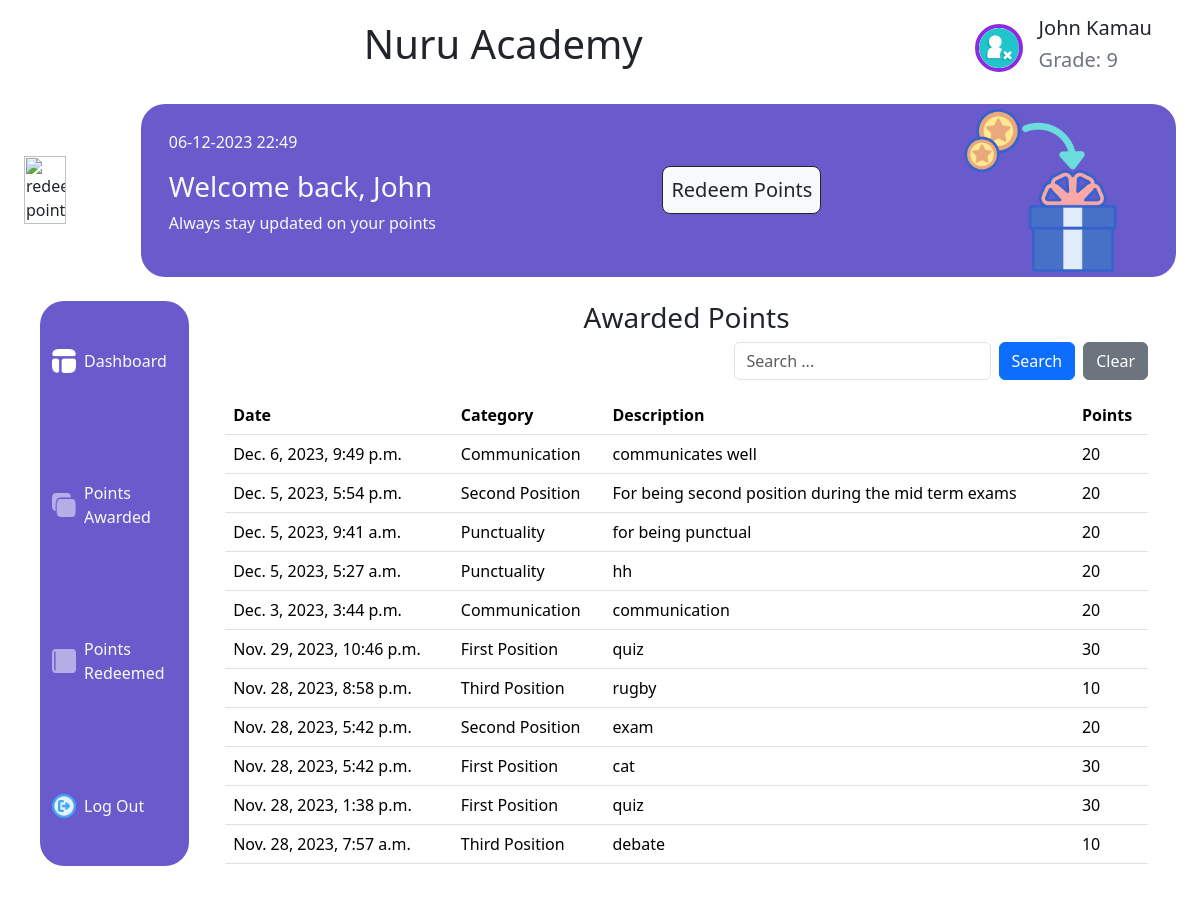
Page /points-awarded/ (signed in) on the committed database.
### base/models.py (models this page shows, shortened)
class StudentProfile(models.Model):
    user = models.OneToOneField(CustomUser, on_delete=models.CASCADE,
                                primary_key=True)
    grade = models.CharField(max_length=10, null=True, blank=True)
    adm_no = models.PositiveIntegerField(null=True, blank=True, unique=True)
    parent_contact = models.CharField(max_length=15, null=True, blank=True)

class CustomUser(AbstractUser):
    first_name = models.CharField(max_length=30, blank=False)
    last_name = models.CharField(max_length=30, blank=False)
    is_student = models.BooleanField(default=False)
    is_teacher = models.BooleanField(default=False)
    created_at = models.DateTimeField(auto_now_add=True)
    updated_at = models.DateTimeField(auto_now=True)

class PointTransaction(models.Model):
    student = models.ForeignKey(
        CustomUser,
        related_name='receiving_point',
        on_delete=models.CASCADE,
        limit_choices_to={'is_student': True}
    )
    teacher = models.ForeignKey(
        CustomUser,
        related_name='giving_point',
        on_delete=models.CASCADE,
        limit_choices_to={'is_teacher': True}
    )
    category = models.ForeignKey(PointCategory, on_delete=models.CASCADE)
    description = models.TextField()
    created_at = models.DateTimeField(auto_now_add=True)
    updated_at = models.DateTimeField(auto_now=True)
    class Meta:
        ordering = ['-created_at', '-category']

class PointCategory(models.Model):
    name = models.CharField(max_length=50)
    description = models.CharField(max_length=255)
    point = models.PositiveIntegerField(null=False, blank=False)
    created_at = models.DateTimeField(auto_now_add=True)
    updated_at = models.DateTimeField(auto_now=True)

### base/views.py (the view)
# urls.py: path("points-awarded/", points_awarded, name="points-awarded"),
@user_passes_test(lambda u: u.is_authenticated and u.is_student,
                  login_url='login')
def points_awarded(request):
    q = request.GET.get('q') if request.GET.get('q') is not None else ''
    points = PointTransaction.objects.filter(
        Q(student=request.user) &
        (
            Q(description__icontains=q) |
            Q(created_at__icontains=q) |
            Q(student__username__icontains=q) |
            Q(student__first_name__icontains=q) |
            Q(student__last_name__icontains=q) |
            Q(category__name__icontains=q)
        )
    )
    bios = StudentProfile.objects.filter(user=request.user)[0]
    context = {
            'points': points,
            'bios': bios
    }
    return render(request, "base/points_awarded.html", context)

### base/templates/base/points_awarded.html (shortened to what this page needs)
{% extends "base/dashboard.html" %}
{% load static %}
{% block content %}
<div class="row align-items-start">
    <div class="text-center">
        <h3>Awarded Points</h3>
    </div>
    <form class="form-inline d-flex justify-content-end" method="get" action="{% url 'points-awarded' %}">
        <div class="form-group me-2">
          <input type="text" class="form-control" name="q" placeholder="Search ...">
        </div>
        <button type="submit" class="btn btn-primary me-2">Search</button>
        <button class="btn btn-secondary ml-2" onclick="">Clear</button>
      </form>
    <div class="table-responsive" style="max-height: 480px;">
        <table class="table">
            <thead>
            <tr>
                <th scope="col">Date</th>
                <th scope="col">Category</th>
                <th scope="col">Description</th>
                <th scope="col">Points</th>
            </tr>
            </thead>
            <tbody>
                {% for point in points %}
                    <tr>
                        <td>{{ point.created_at }}</td>
                        <td>{{ point.category.name }}</td>
                        <td>{{ point.description }}</td>
                        <td>{{ point.category.point }}</td>
                    </tr>
                {% endfor %}
            </tbody>
        </table>
    </div>
</div>
{% endblock %}

### base/templates/base/dashboard.html (shortened to what this page needs)
{% load static %}
<html lang="en">
<head>
    <link href="https://cdn.jsdelivr.net/npm/bootstrap@5.3.2/dist/css/bootstrap.min.css" rel="stylesheet">
</head>
<body>
    <div class="d-flex justify-content-between align-items-center mx-5 mt-3">
        <div style="width:fit-content; margin: 0 auto;">
            <h1>Nuru Academy</h1>
        </div>
        <div class="d-flex justify-content-end align-items-center">
            <div class="px-3">
                <a href="{% url 'logout' %}">
                    <img src="{% static 'base/assets/user-logout.png' %}" alt="profile-icon" class="float-end align-contents-center rounded-circle" style="position:relative; border:4px solid blueviolet; width: 48px; height: 48px;">
                </a>
            </div>
            <div class="d-flex flex-column align-items-start">
                <h5 class="text-end font-weight-bold">{{ bios.user.first_name }} {{ bios.user.last_name }}</h5>
                {% if user.is_student %}
                    <h5 class="text-end text-secondary">Grade: {{ bios.grade }}</h5>
                {% endif %}
            </div>
        </div>
    </div>
    <section class="d-flex justify-content-between m-4 align-items-center">
        <div class="school-image">
            <img src="{% static 'base/assets/redeem-points-1-1.png' %}" class="img-fluid" style="width:60%; height:auto;" alt="redeem-points">
        </div>
        <div class="container-lg" style="background-color:hsl(248, 53%, 58%); border-radius: 24px;">
            <div class="row g-2 justify-content-center align-items-center">
                <div class="col-sm-6 col-lg-6 align-contents-center">
                    <div>
                        <p class="text-light ms-3">{% now "d-m-Y H:i" %}</p>
                        <div class="text-light ms-3">
                            <h3 class="">Welcome back, {{ bios.user.first_name }}</h3>
                            {% if user.is_student %}
                                <p class="">Always stay updated on your points</p>
                            {% elif user.is_teacher %}
                                <p class="">Always stay updated on students points</p>
                            {% endif %}
                        </div>
                    </div>
                </div>
                {% if user.is_student %}
                    <div class="col-sm-3 col-lg-3">
                        <a class="btn p-2 bg-light btn-lg border border-dark" href="{% url 'redeem-point' %}">Redeem Points</a>
                    </div>
                {% elif user.is_teacher %}
                    <div class="col-sm-3 col-lg-3">
                        <a class="btn p-2 bg-light btn-lg border border-dark" href="{% url 'award-point' %}">Award Points</a>
                    </div>
                {% endif %}
                <div class="col-sm-3 col-lg-3 text-center d-none d-md-block">
                    <img src="{% static 'base/assets/redeem-points-1.png' %}" alt="redeem-points" class="img-fluid" style="width:70%; height:auto;">
                </div>
            </div>
        </div>
    </section>
    <section class="d-flex justify-content-between m-3 align-items-start">
        <div class="container text-light mx-4 pt-5 pb-5 justify-content-between align-items-start d-flex flex-column" style="background-color:hsl(248, 53%, 58%); width: 15%; min-width: 50px; height: 565px; border-radius: 24px;">
            {% if user.is_teacher %}
                <a href="{% url 'teachers_dashboard' %}" class="text-decoration-none">
                    <div class="d-flex justify-content-center align-items-center mb-3">
                        <img class="img-fluid me-2" src="{% static 'base/assets/dashboard.png' %}" alt="Dashboard Icon" style="width: 24px; height: 24px">
                        <p class="text-light ml-2 mb-0 d-none d-md-inline">Dashboard</p>
                    </div>
                </a>
                <a href="{% url 'student-points' %}" class="text-decoration-none">
                    <div class="d-flex justify-content-center align-items-center mb-3">
                        <img class="img-fluid me-2" src="{% static 'base/assets/cash.png' %}" alt="Cash Icon" style="width: 24px; height: 24px">
                        <p class="text-light ml-2 mb-0 d-none d-md-inline">Student Points</p>
                    </div>
                </a>
                <a href="{% url 'student-awards' %}" class="text-decoration-none">
                    <div class="d-flex justify-content-center align-items-center mb-3">
                        <img class="img-fluid me-2" src="{% static 'base/assets/notebook.png' %}" alt="Notebook Icon" style="width: 24px; height: 24px">
                        <p class="text-light ml-2 mb-0 d-none d-md-inline">Student Awards</p>
                    </div>
                </a>
                <a href="{% url 'logout' %}" class="text-decoration-none">
                    <div class="d-flex justify-content-center align-items-center">
                        <img class="img-fluid me-2" src="{% static 'base/assets/logout.png' %}" alt="Logout Icon" style="width: 24px; height: 24px">
                        <p class="text-light ml-2 mb-0 d-none d-md-inline">Log Out</p>
                    </div>
                </a>
            {% elif user.is_student %}
                <a href="{% url 'students_dashboard' %}" class="text-decoration-none">
                    <div class="d-flex justify-content-center align-items-center mb-3">
                        <img class="img-fluid me-2" src="{% static 'base/assets/dashboard.png' %}" alt="Dashboard Icon" style="width: 24px; height: 24px">
                        <p class="text-light ml-2 mb-0 d-none d-md-inline">Dashboard</p>
                    </div>
                </a>
                <a href="{% url 'points-awarded' %}" class="text-decoration-none">
                    <div class="d-flex justify-content-center align-items-center mb-3">
                        <img class="img-fluid me-2" src="{% static 'base/assets/cash.png' %}" alt="Cash Icon" style="width: 24px; height: 24px">
                        <p class="text-light ml-2 mb-0 d-none d-md-inline">Points Awarded</p>
                    </div>
                </a>
                <a href="{% url 'points-redeemed' %}" class="text-decoration-none">
                    <div class="d-flex justify-content-center align-items-center mb-3">
                        <img class="img-fluid me-2" src="{% static 'base/assets/notebook.png' %}" alt="Notebook Icon" style="width: 24px; height: 24px">
                        <p class="text-light ml-2 mb-0 d-none d-md-inline">Points Redeemed</p>
                    </div>
                </a>
                <a href="{% url 'logout' %}" class="text-decoration-none">
                    <div class="d-flex justify-content-center align-items-center">
                        <img class="img-fluid me-2" src="{% static 'base/assets/logout.png' %}" alt="Logout Icon" style="width: 24px; height: 24px">
                        <p class="text-light ml-2 mb-0 d-none d-md-inline">Log Out</p>
                    </div>
                </a>
            {% endif %}
        </div>
        <div class="container mt-0">
            <div class="row align-items-start">
                {% block content %}
                {% endblock %}
            </div>
        </div>
    </section>
</body>
</html>

### rows in the picture
StudentProfile: user.first_name "John", user.last_name "Kamau", grade "9"
PointTransaction: created_at "Dec. 6, 2023, 9:49 p.m.", category.name "Communication", description "communicates well", category.point "20"
PointTransaction: created_at "Dec. 5, 2023, 5:54 p.m.", category.name "Second Position", description "For being second position during the mid term exams", category.point "20"
PointTransaction: created_at "Dec. 5, 2023, 9:41 a.m.", category.name "Punctuality", description "for being punctual", category.point "20"
PointTransaction: created_at "Dec. 5, 2023, 5:27 a.m.", category.name "Punctuality", description "hh", category.point "20"
PointTransaction: created_at "Dec. 3, 2023, 3:44 p.m.", category.name "Communication", description "communication", category.point "20"
PointTransaction: created_at "Nov. 29, 2023, 10:46 p.m.", category.name "First Position", description "quiz", category.point "30"
PointTransaction: created_at "Nov. 28, 2023, 8:58 p.m.", category.name "Third Position", description "rugby", category.point "10"
PointTransaction: created_at "Nov. 28, 2023, 5:42 p.m.", category.name "Second Position", description "exam", category.point "20"
PointTransaction: created_at "Nov. 28, 2023, 5:42 p.m.", category.name "First Position", description "cat", category.point "30"
PointTransaction: created_at "Nov. 28, 2023, 1:38 p.m.", category.name "First Position", description "quiz", category.point "30"
PointTransaction: created_at "Nov. 28, 2023, 7:57 a.m.", category.name "Third Position", description "debate", category.point "10"
